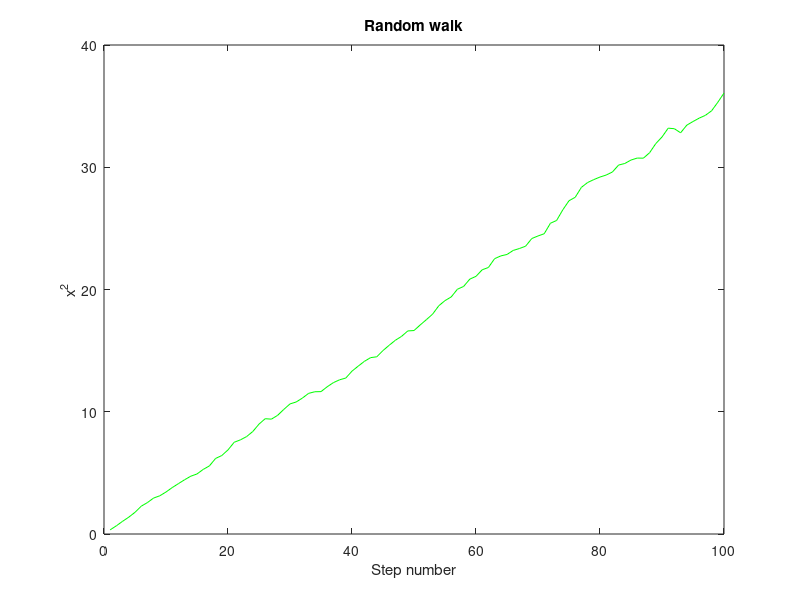

The MATLAB script that drew this image:
clear;
number_of_walkers=500;
number_of_steps=100;
step_number=zeros(1,number_of_steps);
x2ave=zeros(1,number_of_steps);
step_number_array=1:1:number_of_steps;

for r=1:number_of_walkers
% initialise position
    x=0;
    y=0;
    
    for i=1:number_of_steps
        if rand<0.5
            x=x+rand;   
        else
            x=x-rand;
        end
        % Accumulate value of x^2 , the squared displacement, for each step number
            x2ave(i)=x2ave(i)+x^2;
    end
end

% Divide by number of walkers
x2ave= x2ave/number_of_walkers;
plot(step_number_array, x2ave, 'g');
title('Random walk');
xlabel('Step number');
ylabel('x^2');
